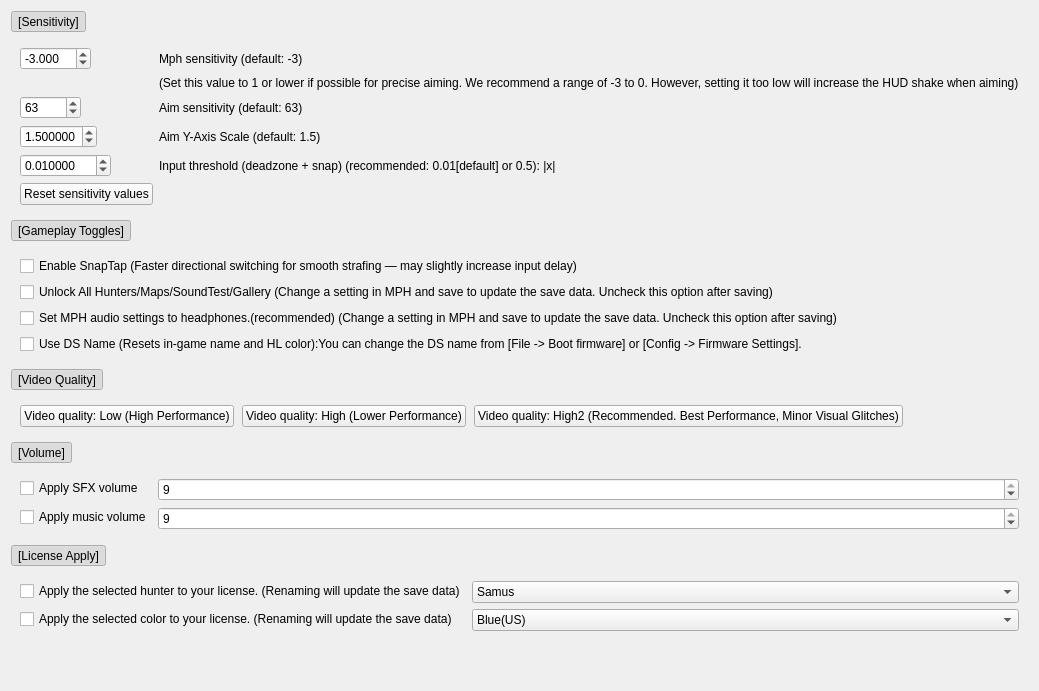
		<widget class="QWidget" name="tabMetroid">
			<attribute name="title">
				<string>Other Metroid settings</string>
			</attribute>
			<layout class="QVBoxLayout" name="metroidVLayout" stretch="0,0,0,0,1">
				<!-- ===== セクション：Sensitivity ===== -->
				<item>
					<widget class="QToolButton" name="secSensBtn">
						<property name="checkable">
							<bool>true</bool>
						</property>
						<property name="checked">
							<bool>true</bool>
						</property>
						<property name="toolButtonStyle">
							<enum>Qt::ToolButtonTextBesideIcon</enum>
						</property>
						<property name="text">
							<string>[Sensitivity]</string>
						</property>
					</widget>
				</item>
				<item>
					<widget class="QFrame" name="secSensBody">
						<property name="frameShape">
							<enum>QFrame::NoFrame</enum>
						</property>
						<layout class="QFormLayout" name="formSens">
							<!-- MPH sensitivity -->
							<item row="0" column="0">
								<widget class="QDoubleSpinBox" name="metroidMphSensitvitySpinBox">
									<property name="minimum">
										<double>-5.008</double>
									</property>
									<property name="maximum">
										<double>155.225</double>
									</property>
									<property name="singleStep">
										<double>0.1</double>
									</property>
									<property name="decimals">
										<number>3</number>
									</property>
									<property name="value">
										<double>-3.000</double>
									</property>
								</widget>
							</item>
							<item row="0" column="1">
								<widget class="QLabel" name="metroidMphSensitvityLabel">
									<property name="text">
										<string>Mph sensitivity (default: -3)</string>
									</property>
								</widget>
							</item>
							
							<item row="1" column="1">
								<widget class="QLabel" name="metroidMphSensitvityLabel2">
									<property name="text">
										<string>(Set this value to 1 or lower if possible for precise aiming. We recommend a range of -3 to 0. However, setting it too low will increase the HUD shake when aiming)</string>
									</property>
								</widget>
							</item>
							
							<!-- Aim sensitivity -->
							<item row="2" column="0">
								<widget class="QSpinBox" name="metroidAimSensitvitySpinBox">
									<property name="minimum">
										<number>0</number>
									</property>
									<property name="maximum">
										<number>99999</number>
									</property>
									<property name="value">
										<number>63</number>
									</property>
								</widget>
							</item>
							<item row="2" column="1">
								<widget class="QLabel" name="metroidAimSensitvityLabel">
									<property name="text">
										<string>Aim sensitivity (default: 63)</string>
									</property>
								</widget>
							</item>


							<!-- Y-axis scale -->
							<item row="3" column="0">
								<widget class="QDoubleSpinBox" name="metroidAimYAxisScaleSpinBox">
									<property name="minimum">
										<double>0.000001</double>
									</property>
									<property name="maximum">
										<double>2</double>
									</property>
									<property name="singleStep">
										<double>0.1</double>
									</property>
									<property name="decimals">
										<number>6</number>
									</property>
									<property name="value">
										<double>1.500000</double>
									</property>
								</widget>
							</item>
							<item row="3" column="1">
								<widget class="QLabel" name="metroidAimYAxisScaleLabel">
									<property name="text">
										<string>Aim Y-Axis Scale (default: 1.5)</string>
									</property>
								</widget>
							</item>

							<!-- Input threshold -->
							<item row="6" column="0">
								<widget class="QDoubleSpinBox" name="metroidAimAdjustSpinBox">
									<property name="minimum">
										<double>0.000000</double>
									</property>
									<property name="maximum">
										<double>100.000000</double>
									</property>
									<property name="singleStep">
										<double>0.1</double>
									</property>
									<property name="decimals">
										<number>6</number>
									</property>
									<property name="value">
										<double>0.010000</double>
									</property>
								</widget>
							</item>
							<item row="6" column="1">
								<widget class="QLabel" name="metroidAimAdjustLabel">
									<property name="text">
										<string>Input threshold (deadzone + snap) (recommended: 0.01[default] or 0.5): |x|&lt;a → 0, a ≤ |x|&lt;1 → ±1, |x|≥1 → as is (a=0: off = all values under 1 ignored, no snap)</string>
									</property>
								</widget>
							</item>


							<!-- Reset -->
							<item row="8" column="0">
								<widget class="QPushButton" name="metroidResetSensitivityValues">
									<property name="text">
										<string>Reset sensitivity values</string>
									</property>
								</widget>
							</item>
						</layout>
					</widget>
				</item>

				<!-- ===== セクション：Gameplay Toggles ===== -->
				<item>
					<widget class="QToolButton" name="secGameplayBtn">
						<property name="checkable">
							<bool>true</bool>
						</property>
						<property name="checked">
							<bool>true</bool>
						</property>
						<property name="toolButtonStyle">
							<enum>Qt::ToolButtonTextBesideIcon</enum>
						</property>
						<property name="text">
							<string>[Gameplay Toggles]</string>
						</property>
					</widget>
				</item>
				<item>
					<widget class="QFrame" name="secGameplayBody">
						<property name="frameShape">
							<enum>QFrame::NoFrame</enum>
						</property>
						<layout class="QFormLayout" name="formGameplay">
							<item row="0" column="0">
								<widget class="QCheckBox" name="cbMetroidEnableSnapTap">
									<property name="text">
										<string>Enable SnapTap (Faster directional switching for smooth strafing — may slightly increase input delay)</string>
									</property>
								</widget>
							</item>
							<item row="1" column="0">
								<widget class="QCheckBox" name="cbMetroidUnlockAll">
									<property name="text">
										<string>Unlock All Hunters/Maps/SoundTest/Gallery (Change a setting in MPH and save to update the save data. Uncheck this option after saving)</string>
									</property>
								</widget>
							</item>
							<item row="2" column="0">
								<widget class="QCheckBox" name="cbMetroidApplyHeadphone">
									<property name="text">
										<string>Set MPH audio settings to headphones.(recommended) (Change a setting in MPH and save to update the save data. Uncheck this option after saving)</string>
									</property>
								</widget>
							</item>
							<item row="3" column="0">
								<widget class="QCheckBox" name="cbMetroidUseFirmwareName">
									<property name="text">
										<string>Use DS Name (Resets in-game name and HL color):You can change the DS name from [File -&gt; Boot firmware] or [Config -&gt; Firmware Settings].</string>
									</property>
								</widget>
							</item>
						</layout>
					</widget>
				</item>

				<!-- ===== セクション：Video Quality ===== -->
				<item>
					<widget class="QToolButton" name="secVideoBtn">
						<property name="checkable">
							<bool>true</bool>
						</property>
						<property name="checked">
							<bool>true</bool>
						</property>
						<property name="toolButtonStyle">
							<enum>Qt::ToolButtonTextBesideIcon</enum>
						</property>
						<property name="text">
							<string>[Video Quality]</string>
						</property>
					</widget>
				</item>
				<item>
					<widget class="QFrame" name="secVideoBody">
						<property name="frameShape">
							<enum>QFrame::NoFrame</enum>
						</property>
						<!-- ↓ ここから置き換え -->
						<layout class="QHBoxLayout" name="videoButtonsLayout">
							<property name="spacing">
								<number>8</number>
							</property>
							<item>
								<widget class="QPushButton" name="metroidSetVideoQualityToLow">
									<property name="text">
										<string>Video quality: Low (High Performance)</string>
									</property>
								</widget>
							</item>
							<item>
								<widget class="QPushButton" name="metroidSetVideoQualityToHigh">
									<property name="text">
										<string>Video quality: High (Lower Performance)</string>
									</property>
								</widget>
							</item>
							<item>
								<widget class="QPushButton" name="metroidSetVideoQualityToHigh2">
									<property name="text">
										<string>Video quality: High2 (Recommended. Best Performance, Minor Visual Glitches)</string>
									</property>
								</widget>
							</item>
							<!-- 余白用（右側に伸ばして左寄せを保つ）-->
							<item>
								<spacer name="videoButtonsSpacer">
									<property name="orientation">
										<enum>Qt::Horizontal</enum>
									</property>
									<property name="sizeHint" stdset="0">
										<size>
											<width>40</width>
											<height>20</height>
										</size>
									</property>
								</spacer>
							</item>
						</layout>
						<!-- ↑ ここまで置き換え -->
					</widget>
				</item>

				<!-- ===== セクション：Volume ===== -->
				<item>
					<widget class="QToolButton" name="secVolumeBtn">
						<property name="checkable">
							<bool>true</bool>
						</property>
						<property name="checked">
							<bool>true</bool>
						</property>
						<property name="toolButtonStyle">
							<enum>Qt::ToolButtonTextBesideIcon</enum>
						</property>
						<property name="text">
							<string>[Volume]</string>
						</property>
					</widget>
				</item>
				<item>
					<widget class="QFrame" name="secVolumeBody">
						<property name="frameShape">
							<enum>QFrame::NoFrame</enum>
						</property>
						<layout class="QFormLayout" name="formVolume">

							<!-- SFX volume -->
							<item row="0" column="0">
								<widget class="QCheckBox" name="cbMetroidApplySfxVolume">
									<property name="text">
										<string>Apply SFX volume</string>
									</property>
									<!-- 設定キー: Metroid.Apply.SfxVolume (bool) -->
									<property name="toolTip">
										<string>Setting Key: Metroid.Apply.SfxVolume (check to apply)</string>
									</property>
								</widget>
							</item>
							<item row="0" column="1">
								<widget class="QSpinBox" name="spinMetroidVolumeSFX">
									<property name="minimum">
										<number>0</number>
									</property>
									<property name="maximum">
										<number>9</number>
									</property>
									<property name="value">
										<number>9</number>
									</property>
									<!-- 設定キー: Metroid.Volume.SFX (0～9) -->
									<property name="toolTip">
										<string>Setting Key: Metroid.Volume.SFX (0–9)</string>
									</property>
								</widget>
							</item>

							<!-- Music volume -->
							<item row="1" column="0">
								<widget class="QCheckBox" name="cbMetroidApplyMusicVolume">
									<property name="text">
										<string>Apply music volume</string>
									</property>
									<!-- 設定キー: Metroid.Apply.MusicVolume (bool) -->
									<property name="toolTip">
										<string>Setting Key: Metroid.Apply.MusicVolume (check to apply)</string>
									</property>
								</widget>
							</item>
							<item row="1" column="1">
								<widget class="QSpinBox" name="spinMetroidVolumeMusic">
									<property name="minimum">
										<number>0</number>
									</property>
									<property name="maximum">
										<number>9</number>
									</property>
									<property name="value">
										<number>9</number>
									</property>
									<!-- 設定キー: Metroid.Volume.Music (0～9) -->
									<property name="toolTip">
										<string>Setting Key: Metroid.Volume.Music (0–9)</string>
									</property>
								</widget>
							</item>

						</layout>
					</widget>
				</item>


				<!-- ===== セクション：License Apply ===== -->
				<item>
					<widget class="QToolButton" name="secLicenseBtn">
						<property name="checkable">
							<bool>true</bool>
						</property>
						<property name="checked">
							<bool>true</bool>
						</property>
						<property name="toolButtonStyle">
							<enum>Qt::ToolButtonTextBesideIcon</enum>
						</property>
						<property name="text">
							<string>[License Apply]</string>
						</property>
					</widget>
				</item>
				<item>
					<widget class="QFrame" name="secLicenseBody">
						<property name="frameShape">
							<enum>QFrame::NoFrame</enum>
						</property>
						<layout class="QFormLayout" name="formLicense">
							<!-- Hunter -->
							<item row="0" column="0">
								<widget class="QCheckBox" name="cbMetroidApplyHunter">
									<property name="text">
										<string>Apply the selected hunter to your license. (Renaming will update the save data)</string>
									</property>
									<property name="toolTip">
										<string>Enables applying the selected hunter to the license.</string>
									</property>
								</widget>
							</item>
							<item row="0" column="1">
								<widget class="QComboBox" name="comboMetroidSelectedHunter">
									<property name="toolTip">
										<string>Select the hunter to apply.</string>
									</property>
									<item>
										<property name="text">
											<string>Samus</string>
										</property>
									</item>
									<item>
										<property name="text">
											<string>Kanden</string>
										</property>
									</item>
									<item>
										<property name="text">
											<string>Trace</string>
										</property>
									</item>
									<item>
										<property name="text">
											<string>Sylux</string>
										</property>
									</item>
									<item>
										<property name="text">
											<string>Noxus</string>
										</property>
									</item>
									<item>
										<property name="text">
											<string>Spire</string>
										</property>
									</item>
									<item>
										<property name="text">
											<string>Weavel</string>
										</property>
									</item>
									<property name="currentIndex">
										<number>0</number>
									</property>
								</widget>
							</item>

							<!-- Color -->
							<item row="1" column="0">
								<widget class="QCheckBox" name="cbMetroidApplyColor">
									<property name="text">
										<string>Apply the selected color to your license. (Renaming will update the save data)</string>
									</property>
									<property name="toolTip">
										<string>Enables applying the selected color to the license.</string>
									</property>
								</widget>
							</item>
							<item row="1" column="1">
								<widget class="QComboBox" name="comboMetroidSelectedColor">
									<property name="toolTip">
										<string>Select the color to apply.</string>
									</property>
									<item>
										<property name="text">
											<string>Blue(US)</string>
										</property>
									</item>
									<item>
										<property name="text">
											<string>Red(JP,KR)</string>
										</property>
									</item>
									<item>
										<property name="text">
											<string>Green(EU)</string>
										</property>
									</item>
									<property name="currentIndex">
										<number>0</number>
									</property>
								</widget>
							</item>
						</layout>
					</widget>
				</item>

				<item>
					<spacer name="verticalSpacer">
						<property name="orientation">
							<enum>Qt::Vertical</enum>
						</property>
						<property name="sizeHint" stdset="0">
							<size>
								<width>20</width>
								<height>40</height>
							</size>
						</property>
					</spacer>
				</item>
			</layout>

		</widget>
